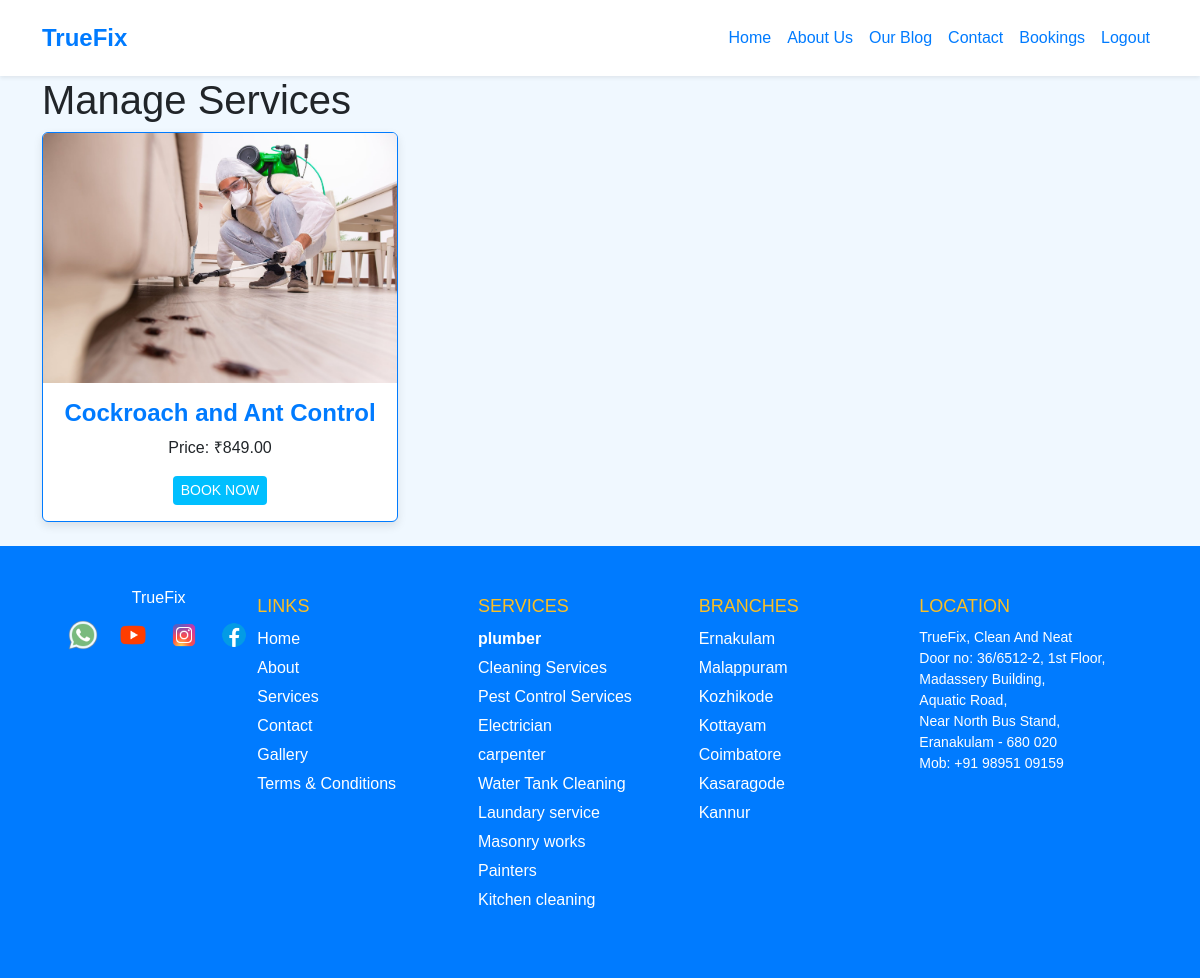
/view_service/9, run on an earlier commit of the app's database.
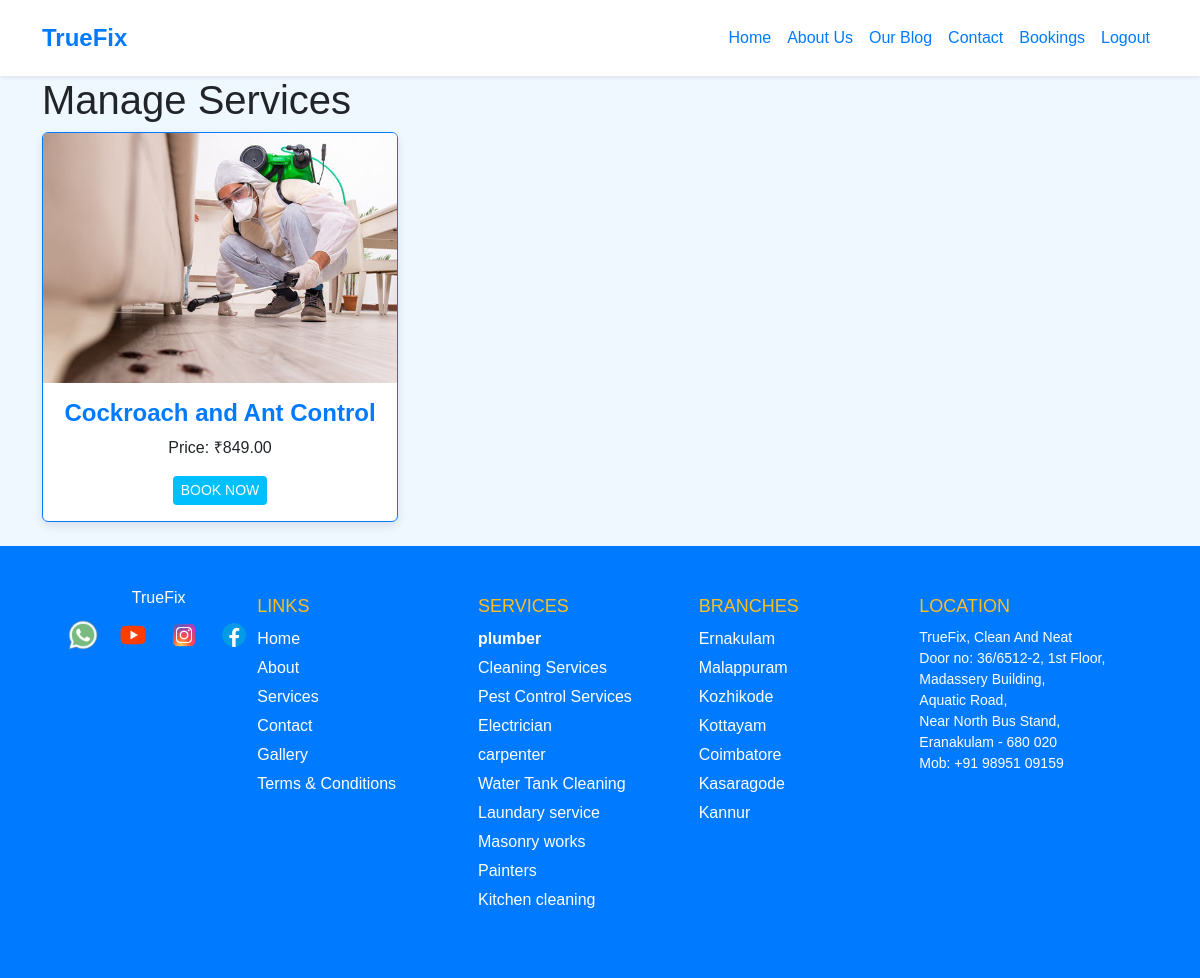
And on a later commit of the database.
### app/models.py (models this page shows, shortened)
class Service(models.Model):
    category = models.ForeignKey(Category, on_delete=models.CASCADE)
    name = models.CharField(max_length=200)
    description = models.TextField()
    price = models.DecimalField(max_digits=10, decimal_places=2)
    image = models.ImageField(upload_to='services/',null=True)
    is_available = models.BooleanField(default=True)

### app/views.py (the view)
# urls.py: path('view_service/<pid>',views.view_service),
def view_service(req,pid):
    cat=Category.objects.get(pk=pid)
    print(cat)
    service=Service.objects.filter(category=cat)
    return render(req,'user/view_service.html',{'service':service})

### templates/user/view_service.html (shortened to what this page needs)
<!DOCTYPE html>
<html lang="en">
<head>
    {% load static %}
    <link href="https://cdn.jsdelivr.net/npm/bootstrap@5.3.3/dist/css/bootstrap.min.css" rel="stylesheet">
</head>
<body>
    <nav class="navbar navbar-expand-lg navbar-light bg-white shadow-sm">
        <div class="container">
            <a class="navbar-brand" href="../">TrueFix</a>
            <div class="collapse navbar-collapse" id="navbarNav">
                <ul class="navbar-nav ms-auto">
                    <li class="nav-item"><a class="nav-link" href="../">Home</a></li>
                    <li class="nav-item"><a class="nav-link" href="../about">About Us</a></li>
                    <li class="nav-item"><a class="nav-link" href="../blog">Our Blog</a></li>
                    <li class="nav-item"><a class="nav-link" href="../contact">Contact</a></li>
                    <li class="nav-item"><a class="nav-link" href="../bookings">Bookings</a></li>
                    <li class="nav-item"><a class="nav-link" href="../logout">Logout</a></li>
                </ul>
            </div>
        </div>
    </nav>
  <div class="container">
    <h1>Manage Services</h1>
    <div class="row">
        {% for s in service %}
        <div class="col-lg-4 col-md-6 mb-4">
            <div class="card">
                <img class="card-img-top" src="{{ s.image.url }}" alt="Service Image" style="height: 250px; object-fit: cover;">
                <div class="card-body text-center">
                    <h4 class="card-title">{{ s.name }}</h4>
                    <p class="card-text">Price:  ₹{{ s.price }}</p>
                    <a href="{% url 'buy_now' s.pk %}" class="btn btn-edit btn-sm">BOOK NOW</a>
                </div>
            </div>
        </div>
        {% endfor %}
    </div>
</div>
<footer>
    <div class="footer-container">
        <div class="footer-logo">
            TrueFix
            <div class="social-icons">
                <img src="{% static 'images/whatsapp.png' %}" alt="WhatsApp">
                <img src="{% static 'images/youtube.png' %}" alt="Instagram">
                <img src="{% static 'images/instagram.png' %}" alt="Facebook">
                <img src="{% static 'images/facebook.png' %}" alt="YouTube">
            </div>
        </div>
        <div class="footer-column">
            <h3>LINKS</h3>
            <ul>
                <li><a href="#">Home</a></li>
                <li><a href="#">About</a></li>
                <li><a href="#">Services</a></li>
                <li><a href="#">Contact</a></li>
                <li><a href="#">Gallery</a></li>
                <li><a href="#">Terms & Conditions</a></li>
            </ul>
        </div>
        <div class="footer-column">
            <h3>SERVICES</h3>
            <ul>
                <li><a href="#"><strong>plumber</strong></a></li>
                <li><a href="#">Cleaning Services</a></li>
                <li><a href="#">Pest Control Services</a></li>
                <li><a href="#">Electrician</a></li>
                <li><a href="#">carpenter</a></li>
                <li><a href="#">Water Tank Cleaning</a></li>
                <li><a href="#">Laundary service</a></li>
                <li><a href="#">Masonry works</a></li>
                <li><a href="#">Painters</a></li>
                <li><a href="#">Kitchen cleaning</a></li>
            </ul>
        </div>
        <div class="footer-column">
            <h3>BRANCHES</h3>
            <ul>
                <li>Ernakulam</li>
                <li>Malappuram</li>
                <li>Kozhikode</li>
                <li>Kottayam</li>
                <li>Coimbatore</li>
                <li>Kasaragode</li>
                <li>Kannur</li>
            </ul>
        </div>
        <div class="footer-column">
            <h3>LOCATION</h3>
            <p>
                TrueFix, Clean And Neat<br>
                Door no: 36/6512-2, 1st Floor,<br>
                Madassery Building,<br>
                Aquatic Road,<br>
                Near North Bus Stand,<br>
                Eranakulam - 680 020<br>
                Mob: +91 98951 09159
            </p>
        </div>
    </div>
</footer>
</body>
</html>

What changed in the data, as far as the page shows it:
changed Service "Cockroach and Ant Control": image: a different picture
